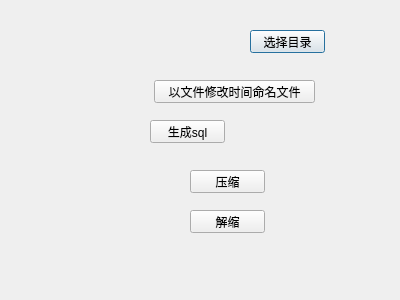
<?xml version="1.0" encoding="UTF-8"?>
<ui version="4.0">
 <class>Dialog</class>
 <widget class="QDialog" name="Dialog">
  <property name="geometry">
   <rect>
    <x>0</x>
    <y>0</y>
    <width>400</width>
    <height>300</height>
   </rect>
  </property>
  <property name="windowTitle">
   <string>Dialog</string>
  </property>
  <widget class="QPushButton" name="pushButtonSelFolder">
   <property name="geometry">
    <rect>
     <x>250</x>
     <y>30</y>
     <width>75</width>
     <height>23</height>
    </rect>
   </property>
   <property name="text">
    <string>选择目录</string>
   </property>
  </widget>
  <widget class="QPushButton" name="pushButtonModTime">
   <property name="geometry">
    <rect>
     <x>154</x>
     <y>80</y>
     <width>161</width>
     <height>23</height>
    </rect>
   </property>
   <property name="text">
    <string>以文件修改时间命名文件</string>
   </property>
  </widget>
  <widget class="QPushButton" name="uiPushButtonGenSql">
   <property name="geometry">
    <rect>
     <x>150</x>
     <y>120</y>
     <width>75</width>
     <height>23</height>
    </rect>
   </property>
   <property name="text">
    <string>生成sql</string>
   </property>
  </widget>
  <widget class="QPushButton" name="uiPushButtonPress">
   <property name="geometry">
    <rect>
     <x>190</x>
     <y>170</y>
     <width>75</width>
     <height>23</height>
    </rect>
   </property>
   <property name="text">
    <string>压缩</string>
   </property>
  </widget>
  <widget class="QPushButton" name="uiPushButtonUnPress">
   <property name="geometry">
    <rect>
     <x>190</x>
     <y>210</y>
     <width>75</width>
     <height>23</height>
    </rect>
   </property>
   <property name="text">
    <string>解缩</string>
   </property>
  </widget>
 </widget>
 <layoutdefault spacing="6" margin="11"/>
 <resources/>
 <connections/>
</ui>
